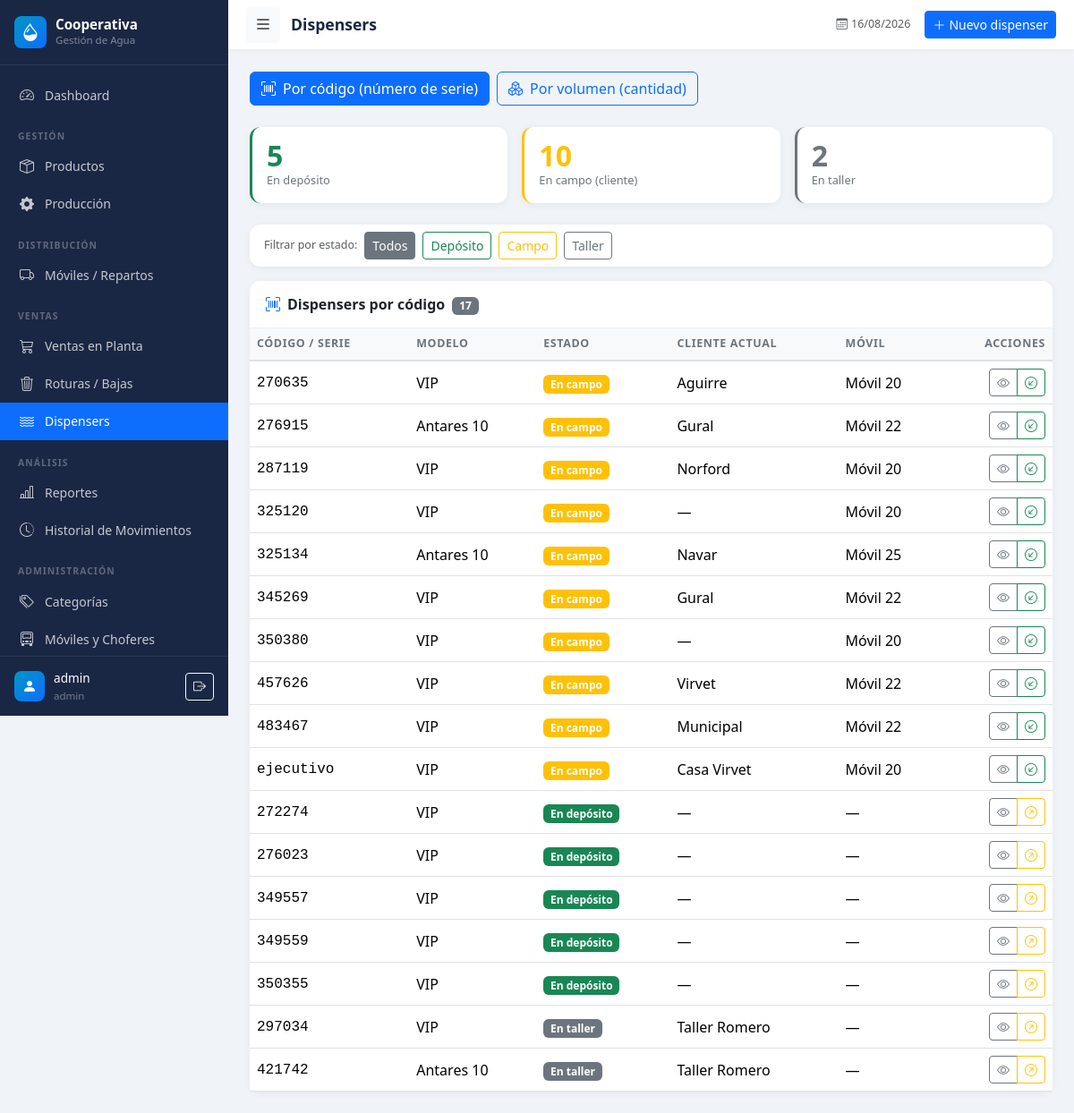
The page /dispensers/ (signed in) on the database its author committed.
### models.py (models this page shows, shortened)
class User(UserMixin, db.Model):
    __tablename__ = 'users'
    id = db.Column(db.Integer, primary_key=True)
    username = db.Column(db.String(80), unique=True, nullable=False)
    email = db.Column(db.String(120), unique=True, nullable=True)
    password_hash = db.Column(db.String(256), nullable=False)
    role = db.Column(db.String(20), default='operator')  # admin, operator, viewer
    active = db.Column(db.Boolean, default=True)
    created_at = db.Column(db.DateTime, default=datetime.utcnow)
    @property
    def is_admin(self):
        return self.role == 'admin'

class Dispenser(db.Model):
    __tablename__ = 'dispensers'
    id = db.Column(db.Integer, primary_key=True)
    code = db.Column(db.String(50), unique=True, nullable=False)  # nro de serie
    model = db.Column(db.String(50), default='VIP')               # VIP, Antares 10, etc.
    status = db.Column(db.String(20), default='deposito')         # deposito, campo, taller
    current_client = db.Column(db.String(100))
    current_vehicle_id = db.Column(db.Integer, db.ForeignKey('vehicles.id'), nullable=True)
    notes = db.Column(db.Text)
    active = db.Column(db.Boolean, default=True)
    created_at = db.Column(db.DateTime, default=datetime.utcnow)
    current_vehicle = db.relationship('Vehicle', backref='dispensers_assigned')
    movements = db.relationship('DispenserMovement', backref='dispenser',
                                lazy=True, order_by='DispenserMovement.date.desc()')
    STATUS_LABELS = {'deposito': 'En depósito', 'campo': 'En campo', 'taller': 'En taller'}
    STATUS_COLORS = {'deposito': 'success', 'campo': 'warning', 'taller': 'secondary'}
    @property
    def status_label(self):
        return self.STATUS_LABELS.get(self.status, self.status)
    @property
    def status_color(self):
        return self.STATUS_COLORS.get(self.status, 'secondary')

class Vehicle(db.Model):
    __tablename__ = 'vehicles'
    id = db.Column(db.Integer, primary_key=True)
    code = db.Column(db.String(20), unique=True, nullable=False)
    description = db.Column(db.String(100))
    active = db.Column(db.Boolean, default=True)
    distributions = db.relationship('Distribution', backref='vehicle', lazy=True)

### blueprints/dispensers.py (the view)
@dispensers_bp.route('/')
@login_required
def index():
    mode = request.args.get('mode', 'codigo')   # 'codigo' o 'volumen'
    status_filter = request.args.get('status', '')
    query = Dispenser.query.filter_by(active=True)
    if status_filter:
        query = query.filter_by(status=status_filter)
    dispensers = query.order_by(Dispenser.status, Dispenser.code).all()
    total_deposito = Dispenser.query.filter_by(active=True, status='deposito').count()
    total_campo    = Dispenser.query.filter_by(active=True, status='campo').count()
    total_taller   = Dispenser.query.filter_by(active=True, status='taller').count()
    from models import Category
    cat_disp = Category.query.filter_by(name='Dispenser').first()
    vol_products = []
    if cat_disp:
        vol_products = Product.query.filter_by(category_id=cat_disp.id, active=True).all()
    vehicles = Vehicle.query.filter_by(active=True).order_by(Vehicle.code).all()
    known_clients = db.session.query(DispenserMovement.client_name)\
        .filter(DispenserMovement.client_name.isnot(None),
                DispenserMovement.client_name != '')\
        .distinct().order_by(DispenserMovement.client_name).all()
    known_clients = [r[0] for r in known_clients]
    return render_template('dispensers/index.html',
                           mode=mode,
                           dispensers=dispensers,
                           total_deposito=total_deposito,
                           total_campo=total_campo,
                           total_taller=total_taller,
                           vol_products=vol_products,
                           vehicles=vehicles,
                           status_filter=status_filter,
                           known_clients=known_clients)

### templates/dispensers/index.html (shortened to what this page needs)
{% extends 'base.html' %}
{% block page_title %}Dispensers{% endblock %}
{% block topbar_actions %}
<a href="{{ url_for('dispensers.create') }}" class="btn btn-sm btn-primary">
  <i class="bi bi-plus-lg me-1"></i>Nuevo dispenser
</a>
{% endblock %}
{% block content %}
<div class="d-flex gap-2 mb-4">
  <a href="{{ url_for('dispensers.index', mode='codigo') }}"
     class="btn {% if mode == 'codigo' %}btn-primary{% else %}btn-outline-primary{% endif %}">
    <i class="bi bi-upc-scan me-2"></i>Por código (número de serie)
  </a>
  <a href="{{ url_for('dispensers.index', mode='volumen') }}"
     class="btn {% if mode == 'volumen' %}btn-primary{% else %}btn-outline-primary{% endif %}">
    <i class="bi bi-boxes me-2"></i>Por volumen (cantidad)
  </a>
</div>
{% if mode == 'codigo' %}
<div class="row g-3 mb-4">
  <div class="col-4">
    <div class="card stat-card border-start border-success border-3">
      <div class="card-body">
        <div class="stat-value text-success">{{ total_deposito }}</div>
        <div class="stat-label">En depósito</div>
      </div>
    </div>
  </div>
  <div class="col-4">
    <div class="card stat-card border-start border-warning border-3">
      <div class="card-body">
        <div class="stat-value text-warning">{{ total_campo }}</div>
        <div class="stat-label">En campo (cliente)</div>
      </div>
    </div>
  </div>
  <div class="col-4">
    <div class="card stat-card border-start border-secondary border-3">
      <div class="card-body">
        <div class="stat-value text-secondary">{{ total_taller }}</div>
        <div class="stat-label">En taller</div>
      </div>
    </div>
  </div>
</div>
<div class="card data-card mb-3">
  <div class="card-body py-2">
    <div class="d-flex gap-2 align-items-center flex-wrap">
      <span class="text-muted smaller">Filtrar por estado:</span>
      <a href="{{ url_for('dispensers.index', mode='codigo') }}"
         class="btn btn-sm {% if not status_filter %}btn-secondary{% else %}btn-outline-secondary{% endif %}">
        Todos
      </a>
      <a href="{{ url_for('dispensers.index', mode='codigo', status='deposito') }}"
         class="btn btn-sm {% if status_filter == 'deposito' %}btn-success{% else %}btn-outline-success{% endif %}">
        Depósito
      </a>
      <a href="{{ url_for('dispensers.index', mode='codigo', status='campo') }}"
         class="btn btn-sm {% if status_filter == 'campo' %}btn-warning{% else %}btn-outline-warning{% endif %}">
        Campo
      </a>
      <a href="{{ url_for('dispensers.index', mode='codigo', status='taller') }}"
         class="btn btn-sm {% if status_filter == 'taller' %}btn-secondary{% else %}btn-outline-secondary{% endif %}">
        Taller
      </a>
    </div>
  </div>
</div>
<div class="card data-card">
  <div class="card-header">
    <i class="bi bi-upc-scan me-2 text-primary"></i>Dispensers por código
    <span class="badge bg-secondary ms-1">{{ dispensers|length }}</span>
  </div>
  <div class="card-body p-0">
    {% if dispensers %}
    <div class="table-responsive">
      <table class="table table-hover align-middle mb-0">
        <thead class="table-light">
          <tr>
            <th>Código / Serie</th>
            <th>Modelo</th>
            <th>Estado</th>
            <th>Cliente actual</th>
            <th>Móvil</th>
            <th class="text-end">Acciones</th>
          </tr>
        </thead>
        <tbody>
          {% for d in dispensers %}
          <tr>
            <td class="fw-500 font-monospace">{{ d.code }}</td>
            <td>{{ d.model }}</td>
            <td>
              <span class="badge bg-{{ d.status_color }}">{{ d.status_label }}</span>
            </td>
            <td>{{ d.current_client or '—' }}</td>
            <td>{{ d.current_vehicle.code if d.current_vehicle else '—' }}</td>
            <td class="text-end">
              <div class="btn-group btn-group-sm">
                <a href="{{ url_for('dispensers.detail', id=d.id) }}"
                   class="btn btn-outline-secondary" title="Ver detalle e historial">
                  <i class="bi bi-eye"></i>
                </a>
                {% if d.status != 'campo' %}
                <a href="{{ url_for('dispensers.detail', id=d.id) }}#mov"
                   class="btn btn-outline-warning" title="Enviar a cliente">
                  <i class="bi bi-arrow-up-right-circle"></i>
                </a>
                {% else %}
                <a href="{{ url_for('dispensers.detail', id=d.id) }}#mov"
                   class="btn btn-outline-success" title="Registrar retorno">
                  <i class="bi bi-arrow-down-left-circle"></i>
                </a>
                {% endif %}
              </div>
            </td>
          </tr>
          {% endfor %}
        </tbody>
      </table>
    </div>
    {% endif %}
  </div>
</div>
{% else %}
    {% from 'models' import StockMovement %}
    {% set disp_product_ids = vol_products | map(attribute='id') | list %}
{% endif %}
{% endblock %}

### templates/base.html (shortened to what this page needs)
<!DOCTYPE html>
<html lang="es">
<head>
  <link href="https://cdn.jsdelivr.net/npm/bootstrap@5.3.2/dist/css/bootstrap.min.css" rel="stylesheet">
  <link href="https://cdn.jsdelivr.net/npm/bootstrap-icons@1.11.3/font/bootstrap-icons.css" rel="stylesheet">
  <link href="{{ url_for('static', filename='css/style.css') }}" rel="stylesheet">
</head>
<body>
<nav id="sidebar">
  <div class="sidebar-header">
    <a href="{{ url_for('dashboard.index') }}" class="sidebar-brand">
      <div class="sidebar-brand-icon">
        <i class="bi bi-droplet-half text-white fs-5"></i>
      </div>
      <div>
        <div class="sidebar-brand-name">Cooperativa</div>
        <div class="sidebar-brand-sub">Gestión de Agua</div>
      </div>
    </a>
  </div>
  <div class="sidebar-nav">
    <ul class="nav flex-column">
      <li class="nav-item">
        <a class="nav-link {% if request.endpoint == 'dashboard.index' %}active{% endif %}"
           href="{{ url_for('dashboard.index') }}">
          <i class="bi bi-speedometer2"></i> Dashboard
        </a>
      </li>
      <li><div class="nav-section-label">Gestión</div></li>
      <li class="nav-item">
        <a class="nav-link {% if request.blueprint == 'products' %}active{% endif %}"
           href="{{ url_for('products.index') }}">
          <i class="bi bi-box-seam"></i> Productos
        </a>
      </li>
      <li class="nav-item">
        <a class="nav-link {% if request.blueprint == 'production' %}active{% endif %}"
           href="{{ url_for('production.index') }}">
          <i class="bi bi-gear-fill"></i> Producción
        </a>
      </li>
      <li><div class="nav-section-label">Distribución</div></li>
      <li class="nav-item">
        <a class="nav-link {% if request.blueprint == 'distribution' %}active{% endif %}"
           href="{{ url_for('distribution.index') }}">
          <i class="bi bi-truck"></i> Móviles / Repartos
        </a>
      </li>
      <li><div class="nav-section-label">Ventas</div></li>
      <li class="nav-item">
        <a class="nav-link {% if request.blueprint == 'sales' %}active{% endif %}"
           href="{{ url_for('sales.index') }}">
          <i class="bi bi-cart3"></i> Ventas en Planta
        </a>
      </li>
      <li class="nav-item">
        <a class="nav-link {% if request.blueprint == 'breakage' %}active{% endif %}"
           href="{{ url_for('breakage.index') }}">
          <i class="bi bi-trash3"></i> Roturas / Bajas
        </a>
      </li>
      <li class="nav-item">
        <a class="nav-link {% if request.blueprint == 'dispensers' %}active{% endif %}"
           href="{{ url_for('dispensers.index') }}">
          <i class="bi bi-water"></i> Dispensers
        </a>
      </li>
      <li><div class="nav-section-label">Análisis</div></li>
      <li class="nav-item">
        <a class="nav-link {% if request.blueprint == 'reports' %}active{% endif %}"
           href="{{ url_for('reports.index') }}">
          <i class="bi bi-bar-chart-line"></i> Reportes
        </a>
      </li>
      <li class="nav-item">
        <a class="nav-link {% if request.endpoint == 'reports.movements' %}active{% endif %}"
           href="{{ url_for('reports.movements') }}">
          <i class="bi bi-clock-history"></i> Historial de Movimientos
        </a>
      </li>
      {% if current_user.is_admin %}
      <li><div class="nav-section-label">Administración</div></li>
      <li class="nav-item">
        <a class="nav-link {% if request.endpoint == 'products.categories' %}active{% endif %}"
           href="{{ url_for('products.categories') }}">
          <i class="bi bi-tags"></i> Categorías
        </a>
      </li>
      <li class="nav-item">
        <a class="nav-link {% if request.endpoint == 'products.vehicles' %}active{% endif %}"
           href="{{ url_for('products.vehicles') }}">
          <i class="bi bi-truck-front"></i> Móviles y Choferes
        </a>
      </li>
      {% endif %}
    </ul>
  </div>
  <div class="sidebar-footer">
    <div class="sidebar-brand-icon" style="width:34px;height:34px;">
      <i class="bi bi-person-fill text-white"></i>
    </div>
    <div class="flex-grow-1 overflow-hidden">
      <div class="sidebar-user-name">{{ current_user.username }}</div>
      <div class="sidebar-user-role">{{ current_user.role }}</div>
    </div>
    <a href="{{ url_for('auth.logout') }}" class="btn btn-sm btn-outline-light flex-shrink-0"
       title="Cerrar sesión">
      <i class="bi bi-box-arrow-right"></i>
    </a>
  </div>
</nav>
<div class="main-content" id="mainContent">
  <header class="top-bar">
    <button class="btn btn-sm btn-light" id="sidebarToggle">
      <i class="bi bi-list fs-5"></i>
    </button>
    <span class="page-title">{% block page_title %}{% endblock %}</span>
    <div class="ms-auto d-flex align-items-center gap-3">
      <span class="text-muted smaller d-none d-md-inline">
        <i class="bi bi-calendar3 me-1"></i>{{ now.strftime('%d/%m/%Y') }}
      </span>
      {% block topbar_actions %}{% endblock %}
    </div>
  </header>
  <div class="content-area">
    {% block content %}{% endblock %}
  </div>
</div>
</body>
</html>

### rows shown on the page
User: username "admin", role "admin"
Dispenser: code "270635", model "VIP", status_label "En campo", current_client "Aguirre", current_vehicle "Móvil 20"
Dispenser: code "276915", model "Antares 10", status_label "En campo", current_client "Gural", current_vehicle "Móvil 22"
Dispenser: code "287119", model "VIP", status_label "En campo", current_client "Norford", current_vehicle "Móvil 20"
Dispenser: code "325120", model "VIP", status_label "En campo", current_client "—", current_vehicle "Móvil 20"
Dispenser: code "325134", model "Antares 10", status_label "En campo", current_client "Navar", current_vehicle "Móvil 25"
Dispenser: code "345269", model "VIP", status_label "En campo", current_client "Gural", current_vehicle "Móvil 22"
Dispenser: code "350380", model "VIP", status_label "En campo", current_client "—", current_vehicle "Móvil 20"
Dispenser: code "457626", model "VIP", status_label "En campo", current_client "Virvet", current_vehicle "Móvil 22"
Dispenser: code "483467", model "VIP", status_label "En campo", current_client "Municipal", current_vehicle "Móvil 22"
Dispenser: code "ejecutivo", model "VIP", status_label "En campo", current_client "Casa Virvet", current_vehicle "Móvil 20"
Dispenser: code "272274", model "VIP", status_label "En depósito", current_client "—", current_vehicle "—"
Dispenser: code "276023", model "VIP", status_label "En depósito", current_client "—", current_vehicle "—"
Dispenser: code "349557", model "VIP", status_label "En depósito", current_client "—", current_vehicle "—"
Dispenser: code "349559", model "VIP", status_label "En depósito", current_client "—", current_vehicle "—"
Dispenser: code "350355", model "VIP", status_label "En depósito", current_client "—", current_vehicle "—"
Dispenser: code "297034", model "VIP", status_label "En taller", current_client "Taller Romero", current_vehicle "—"
Dispenser: code "421742", model "Antares 10", status_label "En taller", current_client "Taller Romero", current_vehicle "—"

### other values the page prints
{{ total_deposito }} "5"
{{ total_campo }} "10"
{{ total_taller }} "2"
{{ dispensers|length }} "17"
